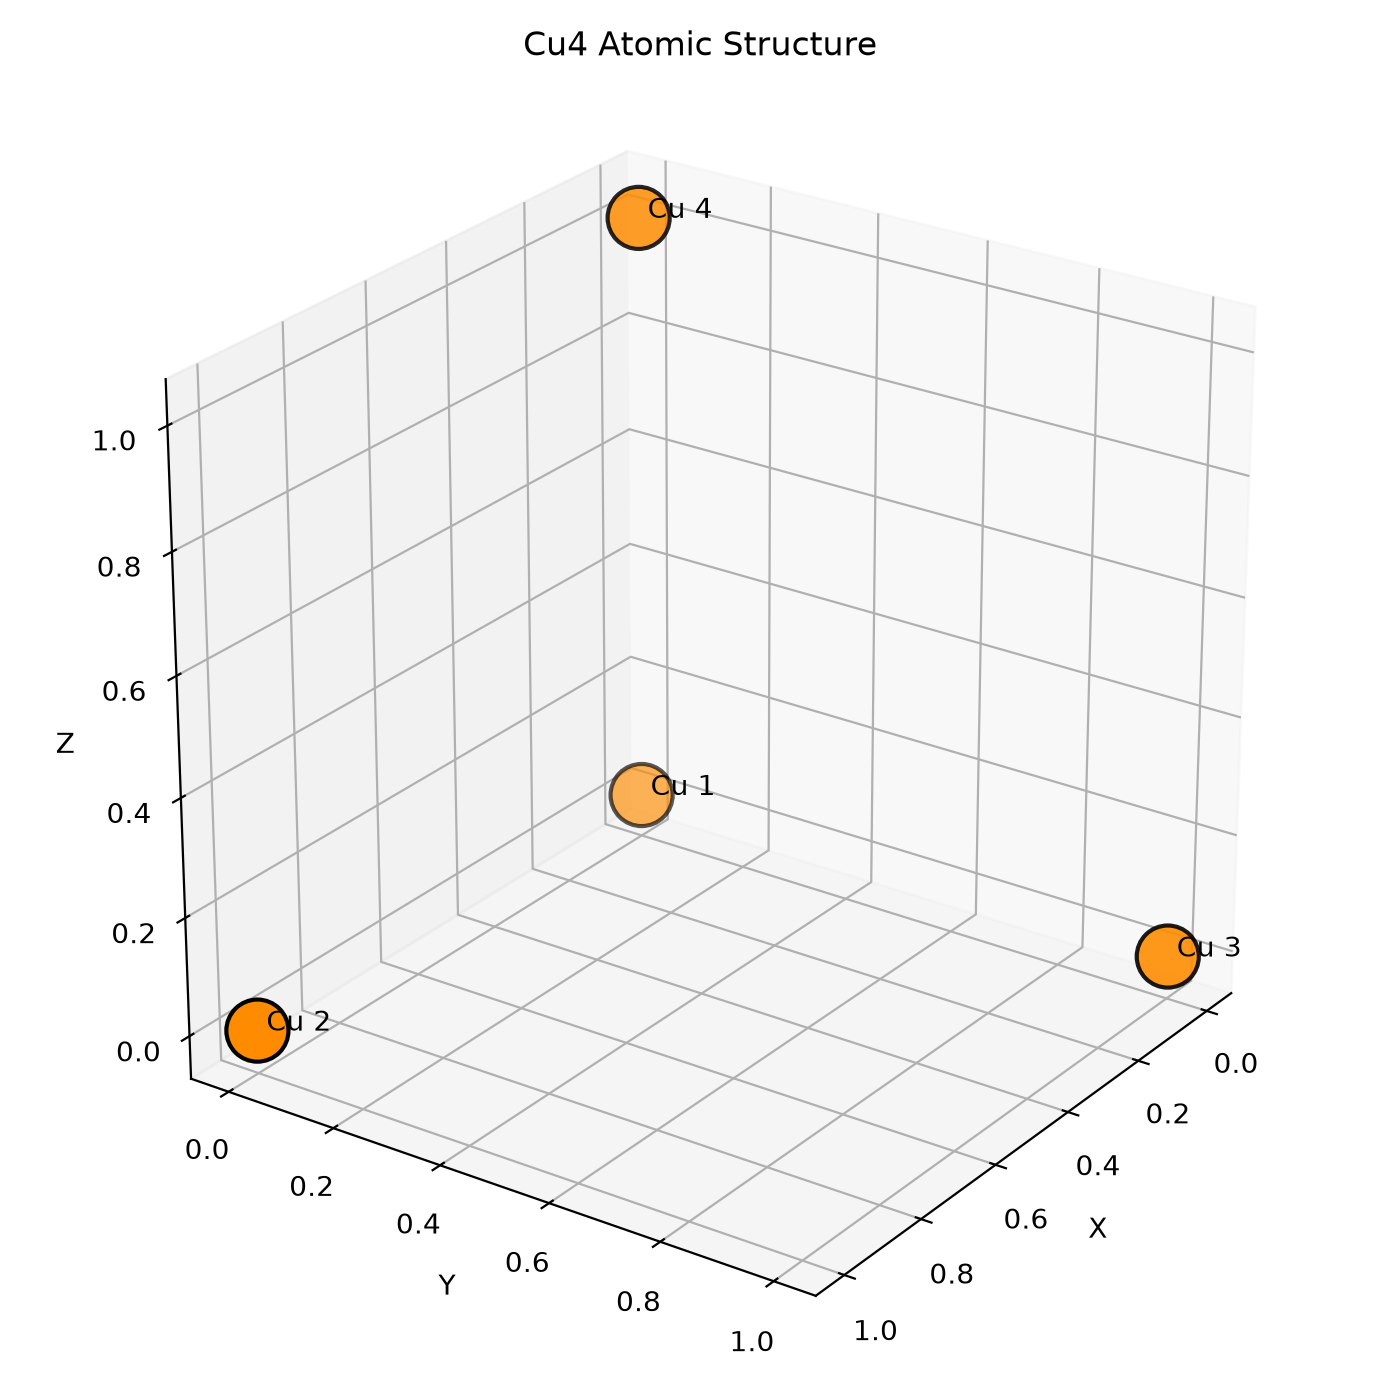

The script that saved this image:
from ase import Atoms
import matplotlib.pyplot as plt

atoms = Atoms("Cu4")

positions = [(0, 0, 0), (1, 0, 0), (0, 1, 0), (0, 0, 1)]
atoms.set_positions(positions)
print(atoms)

coordinates = atoms.get_positions()
fig = plt.figure(figsize=(7, 7))
ax = fig.add_subplot(111, projection="3d")
ax.scatter(
    coordinates[:, 0],
    coordinates[:, 1],
    coordinates[:, 2],
    s=500,
    c="darkorange",
    edgecolors="black",
    linewidths=1.5,
)

for index, (x, y, z) in enumerate(coordinates, start=1):
    ax.text(x, y, z, f" Cu {index}", fontsize=10)

ax.set_title("Cu4 Atomic Structure")
ax.set_xlabel("X")
ax.set_ylabel("Y")
ax.set_zlabel("Z")
ax.set_box_aspect((1, 1, 1))
ax.view_init(elev=25, azim=35)
plt.tight_layout()
plt.savefig("atomic_grid.png", dpi=200)
plt.show()
